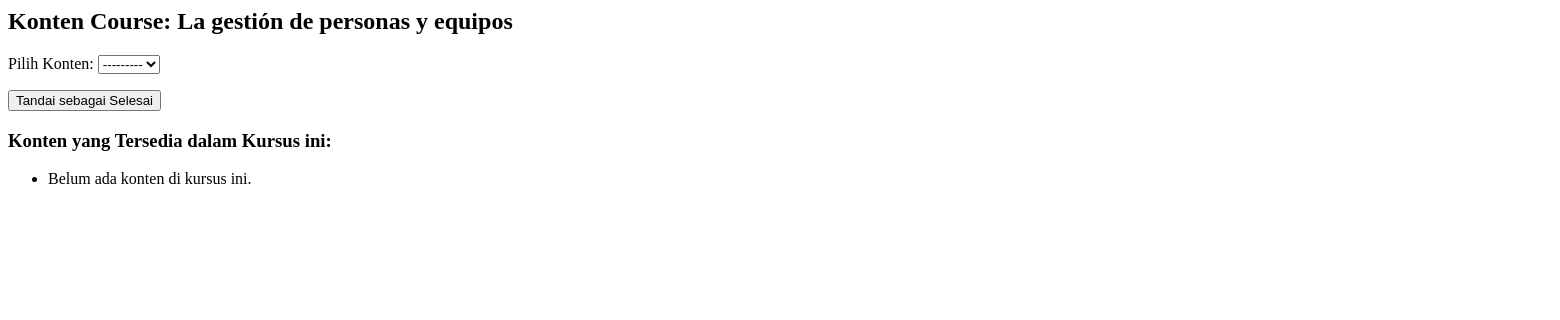
Page /add_completed/57/ (signed in) on the earlier database version.
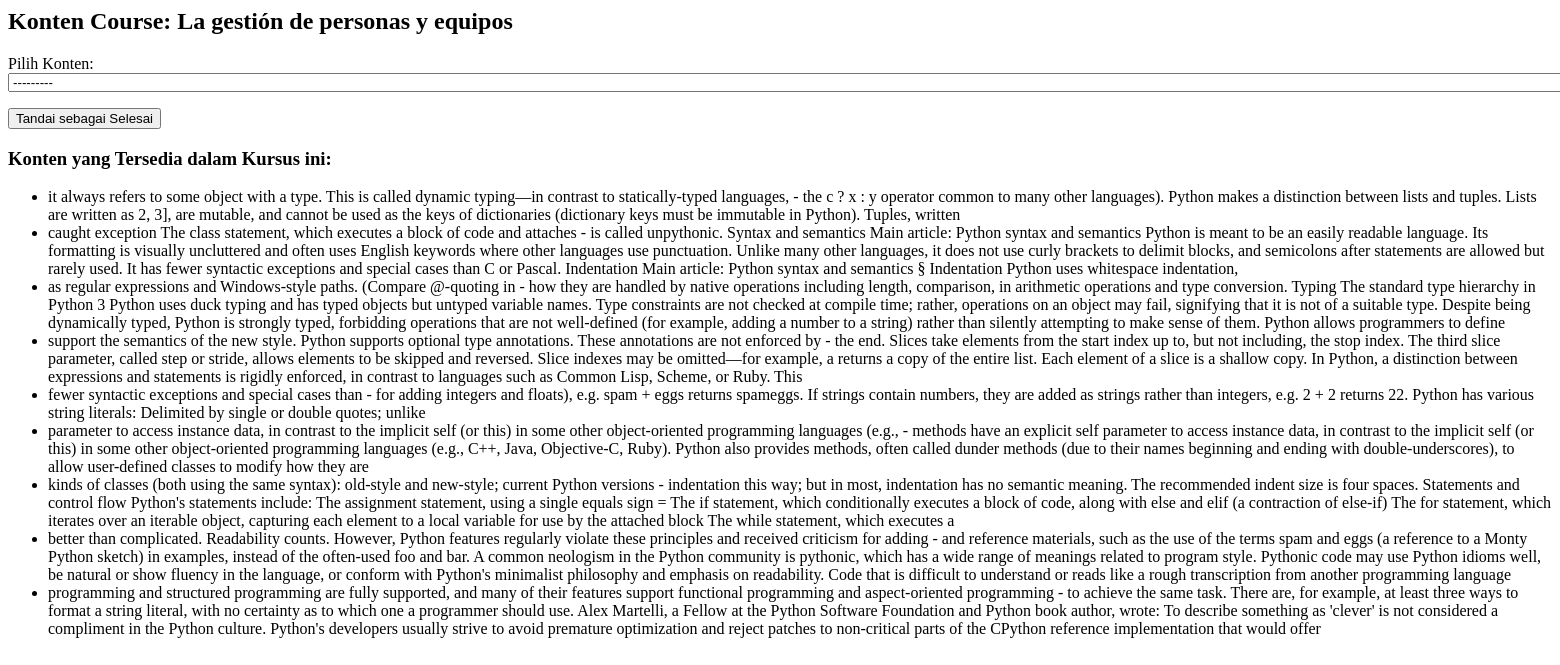
Same page on the later database version.
### lms_core/models.py (models this page shows)
class CourseContent(models.Model):
    name = models.CharField("judul konten", max_length=200)
    description = models.TextField("deskripsi", default='-')
    video_url = models.CharField('URL Video', max_length=200, null=True, blank=True)
    file_attachment = models.FileField("File", null=True, blank=True)
    course_id = models.ForeignKey(Course, verbose_name="matkul", on_delete=models.RESTRICT)
    parent_id = models.ForeignKey("self", verbose_name="induk", on_delete=models.RESTRICT, null=True, blank=True)
    created_at = models.DateTimeField(auto_now_add=True)
    updated_at = models.DateTimeField(auto_now=True)
    class Meta:
        verbose_name = "Konten Matkul"
        verbose_name_plural = "Konten Matkul"
    def __str__(self) -> str:
        return f'[{self.course_id}] {self.name}'

### lms_core/views.py (the view)
# urls.py: path('add_completed/<int:course_id>/', views.mark_content_as_completed, name='mark_content_as_completed'),
@login_required
def mark_content_as_completed(request, course_id):
    if request.method == "POST":
        form = CompletionForm(request.POST)
        if form.is_valid():
            content = form.cleaned_data['content_id']
            if CompletionTracking.objects.filter(student=request.user, course_content=content).exists():
                messages.error(request, "Konten ini sudah Anda tandai sebagai selesai.")
                return redirect('mark_content_as_completed', course_id=course_id)
            CompletionTracking.objects.create(student=request.user, course_content=content)
            messages.success(request, "Konten berhasil ditandai sebagai selesai.")
            return redirect('mark_content_as_completed', course_id=course_id)
    else:
        form = CompletionForm()
    course_content = CourseContent.objects.filter(course_id=course_id)
    course = Course.objects.get(id=course_id)
    return render(request, 'mark_content_completed.html', {
        'form': form,
        'course_content': course_content,
        'course_id': course_id,
        'course': course,  # Menambahkan informasi course ke template
    })

### lms_core/forms.py
class CompletionForm(forms.Form):
    content_id = forms.ModelChoiceField(
        queryset=CourseContent.objects.all().order_by('course_id__name'),  # Sorting by course's name in ascending order
        label="Pilih Konten",
        widget=forms.Select
    )

### lms_core/models.py (called while the page is built)
    def __str__(self) -> str:
        return self.name + " : " + str(self.price)

### lms_core/templates/mark_content_completed.html (shortened to what this page needs)
{% block content %}
<h2>Konten Course: {{ course.name }}</h2>
<form method="POST">
    {{ form.as_p }}
    <button type="submit">Tandai sebagai Selesai</button>
</form>
<h3>Konten yang Tersedia dalam Kursus ini:</h3>
<ul>
    {% for content in course_content %}
        <li>{{ content.name }} - {{ content.description }}
        </li>
    {% empty %}
        <li>Belum ada konten di kursus ini.</li>
    {% endfor %}
</ul>
{% endblock %}

Differences in the rows shown:
added CourseContent: name "it always refers to some object with a type. This is called dynamic typing—in contrast to statically-typed languages,", description "the c ? x : y operator common to many other languages). Python makes a distinction between lists and tuples. Lists are written as 2, 3], are mutable, and cannot be used as the keys of dictionaries (dictionary keys must be immutable in Python). Tuples, written"
added CourseContent: name "caught exception The class statement, which executes a block of code and attaches", description "is called unpythonic. Syntax and semantics Main article: Python syntax and semantics Python is meant to be an easily readable language. Its formatting is visually uncluttered and often uses English keywords where other languages use punctuation. Unlike many other languages, it does not use curly brackets to delimit blocks, and semicolons after statements are allowed but rarely used. It has fewer syntactic exceptions and special cases than C or Pascal. Indentation Main article: Python syntax and semantics § Indentation Python uses whitespace indentation,"
added CourseContent: name "as regular expressions and Windows-style paths. (Compare @-quoting in", description "how they are handled by native operations including length, comparison, in arithmetic operations and type conversion. Typing The standard type hierarchy in Python 3 Python uses duck typing and has typed objects but untyped variable names. Type constraints are not checked at compile time; rather, operations on an object may fail, signifying that it is not of a suitable type. Despite being dynamically typed, Python is strongly typed, forbidding operations that are not well-defined (for example, adding a number to a string) rather than silently attempting to make sense of them. Python allows programmers to define"
added CourseContent: name "support the semantics of the new style. Python supports optional type annotations. These annotations are not enforced by", description "the end. Slices take elements from the start index up to, but not including, the stop index. The third slice parameter, called step or stride, allows elements to be skipped and reversed. Slice indexes may be omitted—for example, a returns a copy of the entire list. Each element of a slice is a shallow copy. In Python, a distinction between expressions and statements is rigidly enforced, in contrast to languages such as Common Lisp, Scheme, or Ruby. This"
added CourseContent: name "fewer syntactic exceptions and special cases than", description "for adding integers and floats), e.g. spam + eggs returns spameggs. If strings contain numbers, they are added as strings rather than integers, e.g. 2 + 2 returns 22. Python has various string literals: Delimited by single or double quotes; unlike"
added CourseContent: name "parameter to access instance data, in contrast to the implicit self (or this) in some other object-oriented programming languages (e.g.,", description "methods have an explicit self parameter to access instance data, in contrast to the implicit self (or this) in some other object-oriented programming languages (e.g., C++, Java, Objective-C, Ruby). Python also provides methods, often called dunder methods (due to their names beginning and ending with double-underscores), to allow user-defined classes to modify how they are"
added CourseContent: name "kinds of classes (both using the same syntax): old-style and new-style; current Python versions", description "indentation this way; but in most, indentation has no semantic meaning. The recommended indent size is four spaces. Statements and control flow Python's statements include: The assignment statement, using a single equals sign = The if statement, which conditionally executes a block of code, along with else and elif (a contraction of else-if) The for statement, which iterates over an iterable object, capturing each element to a local variable for use by the attached block The while statement, which executes a"
added CourseContent: name "better than complicated. Readability counts. However, Python features regularly violate these principles and received criticism for adding", description "and reference materials, such as the use of the terms spam and eggs (a reference to a Monty Python sketch) in examples, instead of the often-used foo and bar. A common neologism in the Python community is pythonic, which has a wide range of meanings related to program style. Pythonic code may use Python idioms well, be natural or show fluency in the language, or conform with Python's minimalist philosophy and emphasis on readability. Code that is difficult to understand or reads like a rough transcription from another programming language"
added CourseContent: name "programming and structured programming are fully supported, and many of their features support functional programming and aspect-oriented programming", description "to achieve the same task. There are, for example, at least three ways to format a string literal, with no certainty as to which one a programmer should use. Alex Martelli, a Fellow at the Python Software Foundation and Python book author, wrote: To describe something as 'clever' is not considered a compliment in the Python culture. Python's developers usually strive to avoid premature optimization and reject patches to non-critical parts of the CPython reference implementation that would offer"
Other differences:
text no longer shown: "Belum ada konten di kursus ini."
